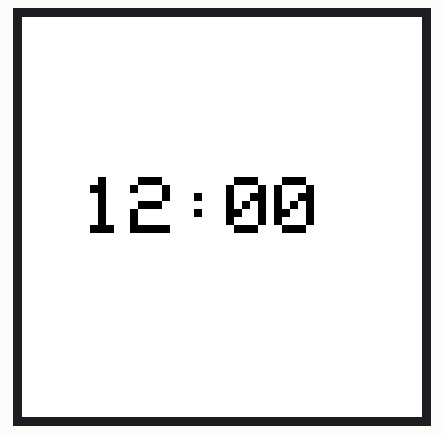
This sketch was run on a simulated ESP32. On the bench: 200×200 colour display. What the sketch prints to the serial monitor is not drawn.

Above: at 15.4 s.
At 90.4 s:
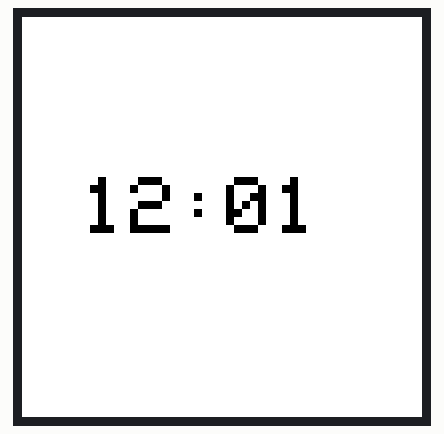

The sketch:

Display_testing.ino
```cpp
#include <SPI.h>
#include <Adafruit_GFX.h>
#include <Adafruit_EPD.h>

// ----------------------
// ThinkInk Pin Mapping
// ----------------------
#define EPD_SCK     18
#define EPD_MOSI    23
#define EPD_MISO    19

#define EPD_CS      5
#define EPD_DC      16
#define EPD_RESET   17
#define EPD_BUSY    4

SPIClass vspi(VSPI);

Adafruit_SSD1681 display(
  200, 200,
  EPD_DC, EPD_RESET,
  EPD_CS, -1, EPD_BUSY,
  &vspi
);

// ----------------------
// HARD CODED START TIME
// CHANGE THESE VALUES:
// ----------------------
int hourNow = 12;   // starting hour
int minuteNow = 00; // starting minute

unsigned long lastMinuteCheck = 0;
unsigned long lastDisplayUpdate = 0;

const unsigned long ONE_MINUTE_MS = 60000;

// ----------------------
// Update internal clock
// ----------------------
void updateClock() {
  if (millis() - lastMinuteCheck >= ONE_MINUTE_MS) {
    minuteNow++;
    if (minuteNow >= 60) {
      minuteNow = 0;
      hourNow++;
      if (hourNow >= 24) hourNow = 0;
    }
    lastMinuteCheck = millis();
  }
}

// ----------------------
// Draw Time on E-Ink
// ----------------------
void drawTime()
{
  char timeStr[10];
  sprintf(timeStr, "%02d:%02d", hourNow, minuteNow);

  Serial.print("Updating screen: ");
  Serial.println(timeStr);

  display.clearBuffer();
  display.setRotation(0);
  display.setTextColor(EPD_BLACK);

  display.setTextSize(4);
  display.setCursor(30, 80);
  display.print(timeStr);

  display.display();
}

// ----------------------
// Setup
// ----------------------
void setup() {
  Serial.begin(115200);
  delay(300);

  vspi.begin(EPD_SCK, EPD_MISO, EPD_MOSI, EPD_CS);

  Serial.println("Init display...");
  display.begin();

  // first draw
  drawTime();
  lastDisplayUpdate = millis();
  lastMinuteCheck = millis();
}

// ----------------------
// Loop
// ----------------------
void loop() {
  updateClock();  // advance internal time

  // update display every minute
  if (millis() - lastDisplayUpdate >= ONE_MINUTE_MS) {
    drawTime();
    lastDisplayUpdate = millis();
  }

  delay(50);
}
```

Measured:
- what the display in image 0 shows lasts 75.0 s, from 15.4 s to 90.4 s
